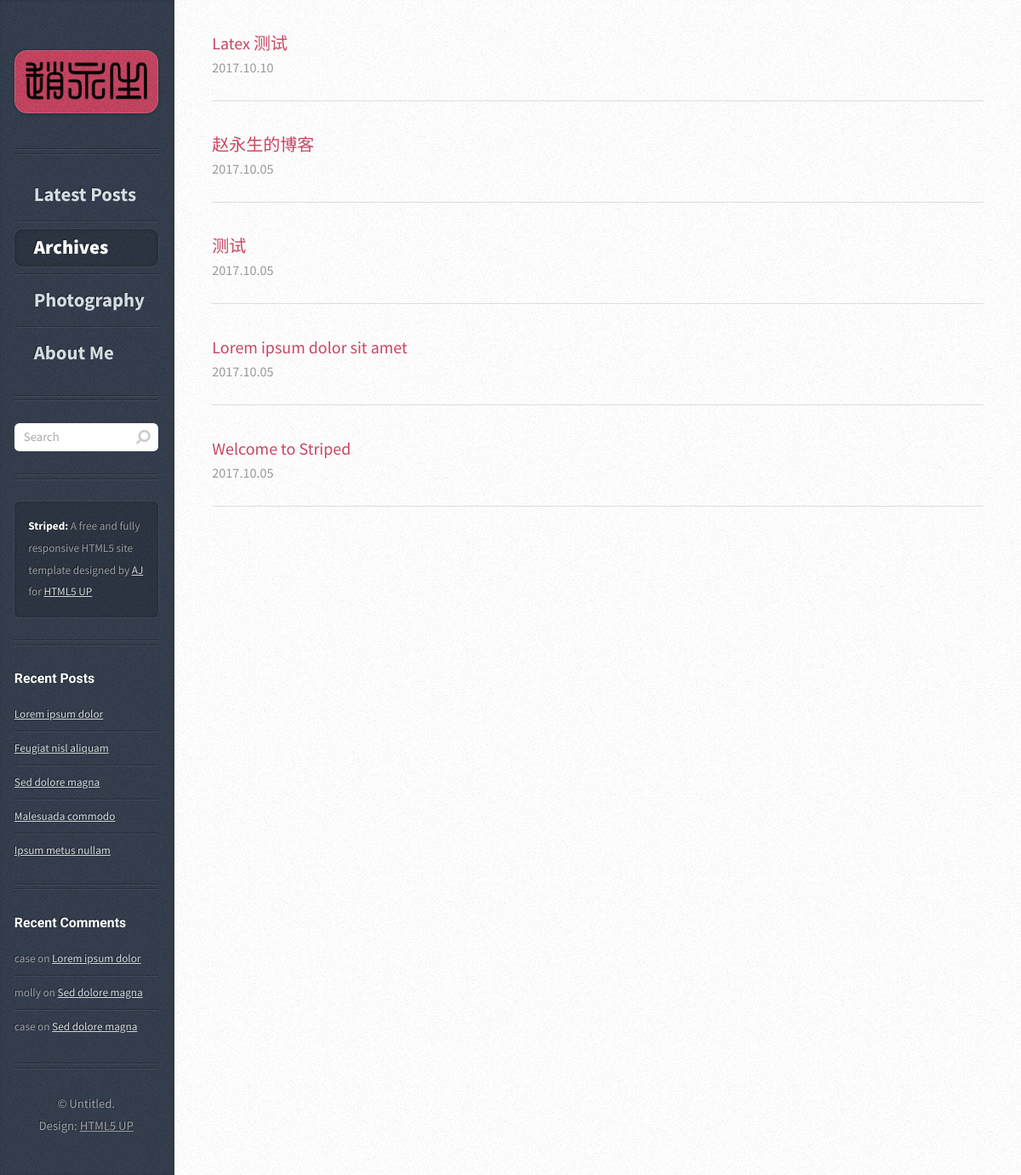
/archives/, run on the app's committed database.
### article/models.py (models this page shows, shortened)
class Article(models.Model):
    title = models.CharField(max_length=100)  # 博客题目
    category = models.CharField(max_length=50, blank=True)  # 博客标签
    lovecount = models.IntegerField(default=0)  # 博客点赞数量
    date_time = models.DateTimeField(auto_now_add=True)  # 博客日期
    abstract = models.TextField(blank=True, null=True)  # 博客文章简介
    content = models.TextField(blank=True, null=True)  # 博客文章正文
    class Meta:  # 按时间下降排序
        ordering = ['-date_time']

### article/views.py (the view)
# urls.py: url(r'^archives/$', archives, name='archives'),
def archives(request) :
        post_list = Article.objects.all()
        return render(request, 'archives.html', {'post_list': post_list})

### templates/archives.html
	{% extends "base.html" %}
{% load static %}
{% block content_post %}
  {% for post in post_list%}
      <article class="box post post-excerpt">
          <a href="{% url "article" id=post.id %}" style="font-size: 20px; text-decoration: none; display: inline-block; padding-top: 9px;">{{ post.title }}</a>
        <div class="newinfo">
          <span class="newdate">
            <span class="newyear">
              {{post.date_time.year}}.{% if post.date_time.month < 10 %}0{{post.date_time.month}}{% else %}{{post.date_time.month}}{% endif %}.{% if post.date_time.day < 10 %}0{{post.date_time.day}}{% else %}{{post.date_time.day}}{% endif %}
            </span>
          </span>
        </div>
       </article>
  {% endfor %}
{% endblock %}
{% block content_nav %}
<li><a href="{% url "home" %}">Latest Posts</a></li>
<li class="current"><a href="{% url "archives" %}">Archives</a></li>
<li><a href="{% url "photography" %}">Photography</a></li>
<li><a href="{% url "about_me" %}">About Me</a></li>
{% endblock%}

### static/assets/css/main.css (style rules this page uses)
html, body, div, span, applet, object, iframe, h1, h2, h3, h4, h5, h6, p, blockquote, pre, a, abbr, acronym, address, big, cite, code, del, dfn, em, img, ins, kbd, q, s, samp, small, strike, strong, sub, sup, tt, var, b, u, i, center, dl, dt, dd, ol, ul, li, fieldset, form, label, legend, table, caption, tbody, tfoot, thead, tr, th, td, article, aside, canvas, details, embed, figure, figcaption, footer, header, hgroup, menu, nav, output, ruby, section, summary, time, mark, audio, video { margin: 0; padding: 0; border: 0; font-size: 100%; font: inherit; vertical-align: baseline; }
article, aside, details, figcaption, figure, footer, header, hgroup, menu, nav, section { display: block; }
body { line-height: 1; }
body { -webkit-text-size-adjust: none; }
*, *:before, *:after { -moz-box-sizing: border-box; -webkit-box-sizing: border-box; box-sizing: border-box; }
body { background-color: #e8e8e8; background-image: url("images/bg02.png"); font-family: 'Source Sans Pro', sans-serif; font-weight: 400; color: #565656; }
a { color: #c94663; }
section, article { margin-bottom: 3em; }
section > :last-child, section > .inner > :last-child, section:last-child, article > :last-child, article > .inner > :last-child, article:last-child { margin-bottom: 0; }
.box.post { position: relative; }
#nav li { border-top: solid 1px rgba(0, 0, 0, 0.25); box-shadow: inset 0px 1px 0px 0px rgba(255, 255, 255, 0.075); padding: 0.5em 0 0.4em 0; font-size: 1.2em; font-weight: 700; }
#nav li:first-child { border: 0; box-shadow: none; padding-top: 0; }
#nav li:last-child { padding-bottom: 0; }
#nav li a { display: block; padding: 0.4em 1em 0.4em 1em; text-decoration: none; border-radius: 0.4em; outline: 0; -moz-transition: background-color .25s ease-in-out, color .25s ease-in-out; -webkit-transition: background-color .25s ease-in-out, color .25s ease-in-out; -ms-transition: background-color .25s ease-in-out, color .25s ease-in-out; transition: background-color .25s ease-in-out, color .25s ease-in-out; font-size: 1.2em; font-weight: 700; }
#nav li.current a { background-color: #272E39 !important; background-color: rgba(0, 0, 0, 0.15) !important; box-shadow: 0 0 0 1px rgba(255, 255, 255, 0.05), inset 0 0 0.25em 0 rgba(0, 0, 0, 0.25); font-weight: 900; font-size: 1.2em; color: #fff; }
#sidebar a { color: #d4dde0; }
@media screen and (min-width: 737px) { body { height: 100%; line-height: 1.75em; } }
@media screen and (min-width: 737px) and (max-width: 1200px) { body { min-width: 1000px; font-size: 11pt; } }
@media screen and (min-width: 737px) and (max-width: 1200px) { .box.post .newinfo { width: 100%; padding: 0 0 -20px 0; margin: 0 0 -15px 0; position: relative; border-bottom: solid 1px #ddd; } }
@media screen and (min-width: 737px) and (max-width: 1200px) { .box.post .newinfo .newdate { display: inline; margin-right: 0.35em; margin-bottom: 0em; padding-bottom: 0em } }
@media screen and (min-width: 737px) and (max-width: 1200px) { .box.post .newinfo .newdate .newyear { display: block; margin: 0.0em 0 0 0; padding: 0; font-size: 1.1em; font-weight: 400; color: #999; } }

### data on the page
Article: title "Latex 测试", date_time.year "2017", date_time.month "10", date_time.day "10"
Article: title "赵永生的博客", date_time.year "2017", date_time.month "10", date_time.day "5"
Article: title "测试", date_time.year "2017", date_time.month "10", date_time.day "5"
Article: title "Lorem ipsum dolor sit amet", date_time.year "2017", date_time.month "10", date_time.day "5"
Article: title "Welcome to Striped", date_time.year "2017", date_time.month "10", date_time.day "5"
